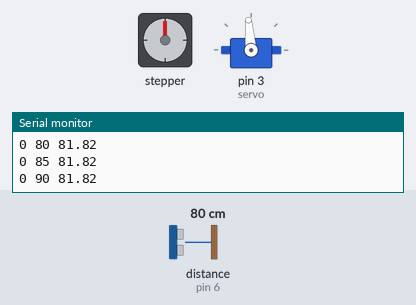
Simulated run of this sketch. Board: Arduino Uno, built with avr-gcc and run on an emulated ATmega328P. Shown: stepper motor, servo, the last lines printed to the serial monitor. Wiring (inferred from the names in the program): stepper motor (2048 steps per turn assumed): coils pin 8, pin 9, pin 10, pin 11. The test bench sets the inputs (shaded band); at power-on: distance to the obstacle (sensor on pin 6) 80 cm. The echo pulse lasts 58.3 µs per cm.

Above: at 6.18 s.
6.2 s: distance to the obstacle (sensor on pin 6) set to 35 cm
At 6.99 s:
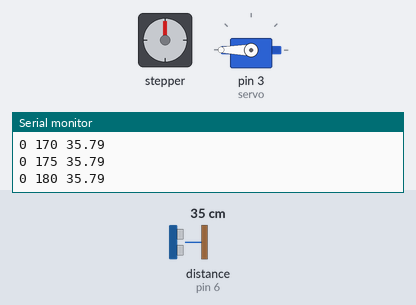
9.2 s: distance to the obstacle (sensor on pin 6) set to 250 cm
At 15.37 s:
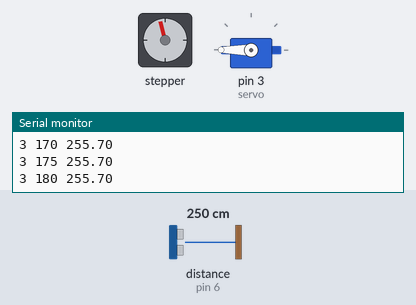
Timing chart, 0 to 19.9 s (numbered marks = the images above; inputs shaded):
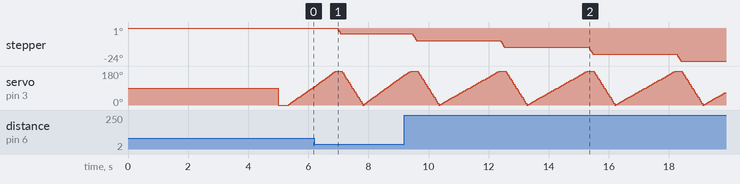

The sketch:

step_servo.ino
```cpp
#include <Servo.h>
Servo servo;
#define COIL1 8
#define COIL2 9
#define COIL3 10
#define COIL4 11
int i,j,k,r,temp,angle;


int trigPin = 7; /* Sensorun trig pini Arduinonun 6 numaralı ayağına bağlandı */
int echoPin = 6;  /* Sensorun echo pini Arduinonun 7 numaralı ayağına bağlandı */
float sure;
float uzaklik;


void setup() {
  pinMode(COIL1,OUTPUT);
  pinMode(COIL2,OUTPUT);
  pinMode(COIL3,OUTPUT);
  pinMode(COIL4,OUTPUT);

  servo.attach(3);

  pinMode(trigPin, OUTPUT); /* trig pini çıkış olarak ayarlandı */
  pinMode(echoPin,INPUT); /* echo pini giriş olarak ayarlandı */
  Serial.begin(9600); /* Seri haberlesme baslatildi */
}

///////////////////STEP//////////////////////
void Step_clock_NO_direction(){
  digitalWrite(COIL1,LOW);
  digitalWrite(COIL2,LOW);
  digitalWrite(COIL3,LOW);
  digitalWrite(COIL4,HIGH);
  delay(5);

  digitalWrite(COIL1,LOW);
  digitalWrite(COIL2,LOW);
  digitalWrite(COIL3,HIGH);
  digitalWrite(COIL4,LOW);
  delay(5);

  digitalWrite(COIL1,LOW);
  digitalWrite(COIL2,HIGH);
  digitalWrite(COIL3,LOW);
  digitalWrite(COIL4,LOW);
  delay(5);

  digitalWrite(COIL1,HIGH);
  digitalWrite(COIL2,LOW);
  digitalWrite(COIL3,LOW);
  digitalWrite(COIL4,LOW);
  delay(5);
  }
void Step_clock_direction(){
  digitalWrite(COIL1,HIGH);
  digitalWrite(COIL2,LOW);
  digitalWrite(COIL3,LOW);
  digitalWrite(COIL4,LOW);
  delay(5);

  digitalWrite(COIL1,LOW);
  digitalWrite(COIL2,HIGH);
  digitalWrite(COIL3,LOW);
  digitalWrite(COIL4,LOW);
  delay(5);

  digitalWrite(COIL1,LOW);
  digitalWrite(COIL2,LOW);
  digitalWrite(COIL3,HIGH);
  digitalWrite(COIL4,LOW);
  delay(5);

  digitalWrite(COIL1,LOW);
  digitalWrite(COIL2,LOW);
  digitalWrite(COIL3,LOW);
  digitalWrite(COIL4,HIGH);
  delay(5);
  }


void mesafe(){
  digitalWrite(trigPin, LOW); /* sensör pasif hale getirildi */
  delayMicroseconds(2);
  digitalWrite(trigPin, HIGH); /* Sensore ses dalgasının üretmesi için emir verildi */
  delayMicroseconds(10);
  digitalWrite(trigPin, LOW);  /* Yeni dalgaların üretilmemesi için trig pini LOW konumuna getirildi */
  sure = pulseIn(echoPin, HIGH); /* ses dalgasının geri dönmesi için geçen sure ölçülüyor */
  uzaklik= (sure /28.5)/2; /* ölçülen sure uzaklığa çevriliyor */
   if(uzaklik > 400)
   uzaklik = 400;
  }


void scan(){
  for(i=0; i<36;i++){
    for(j=0;j<=180;j+=5){
      servo.write(j);
      delay(40);
      mesafe();

      Serial.print(i);
      Serial.print(" ");
      Serial.print(j);
      Serial.print(" ");
      Serial.println(uzaklik);
      }

    for(k=0; k<7;k++){       //4.921* derece step saat yönünde
      Step_clock_NO_direction();
    }
    for(temp=180; temp>0; temp-=10){
      servo.write(temp);
      delay(40);
    }
  }


  //for reset pos  step motor
  for(j=0;j<36;j++){
    for(i=0; i<7;i++){//4.921* derece
      Step_clock_direction();
    }
  }

}

void loop() {
 delay(5000);

 servo.write(0);
 delay(300);
 scan();
 delay(10);
 while(1){
  }
}
```
